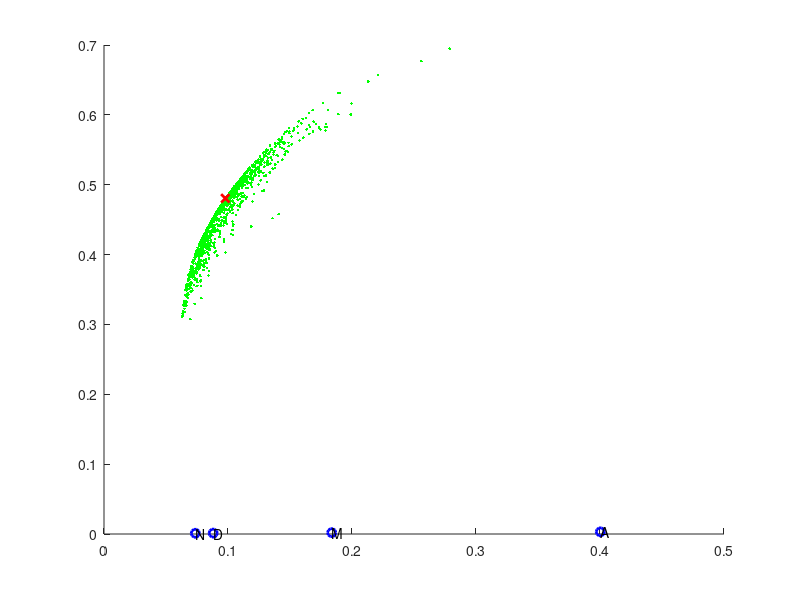

The MATLAB script that drew this image: (Note: this script raises an error after producing the figure.)
% initializing
clear
clc
load Data2;
Assets =["AMD","NFLX","AAPL","GOOG"];
length = size(data,2);
% plot(0,0);
hold;


% preprecossing
P = data;
period = 1;
multiplier = 252;
P = P(:,1:period:length);
length = size(P,2);
D = (P(:,2:length) - P(:,1:length-1)) ./ P(:,1:length-1);
n = size(D,1);
covar = zeros(n,n);
correl = zeros(n,n);
m = mean(D,2);


% covariances
for i = 1:n
    for j = 1:n
        covar(i,j) = sum((D(i,:) - m(i)) .* (D(j,:) - m(j))) / (size(D,2)-1);
    end
end
covar = covar * multiplier;

% correlations
for i = 1:n
    for j = 1:n
        if i == j
            correl(i,j) = 1;
            plot(covar(i,i),m(i),'bo','LineWidth',2);
            text(covar(i,i),m(i),Assets(i));
        else
            correl(i,j) = covar(i,j) / sqrt(covar(i,i) * covar(j,j));
        end
    end
end


% looking for an optimized a portfolio
num = 1000;
Portfolio = zeros(num,6);
weights = zeros(4,1);
for i = 1:num
    r = rand(1,4);
%     r = [0.31085,0.33717,0.29553,0.05646];
%     r = [1 1 1 1]/4;
    weights = r ./ sum(r);
    profit = sum(weights .* m') * multiplier;
    var = 0;
    for j = 1:n
        for k = 1:n
            var = var + weights(j) * weights(k) * covar(j,k);
        end
    end
    Portfolio(i,:) = [weights, profit, var];
    plot(var,profit,'g.');
end
[M, I] = max(Portfolio(:,5)./sqrt(Portfolio(:,6)));
plot(Portfolio(I,6),Portfolio(I,5),'rx', "LineWidth",2);
hold;
clc;
disp("Highest Modified Sharpe Ratio is " + M);
disp("with annual return of " + Portfolio(I,n+1) + " and std dev of " + sqrt(Portfolio(I,n+2)));
disp("with weights of  " + Portfolio(I,1) + "  " + Portfolio(I,2) + "  " + Portfolio(I,3) + "  " + Portfolio(I,4));


















